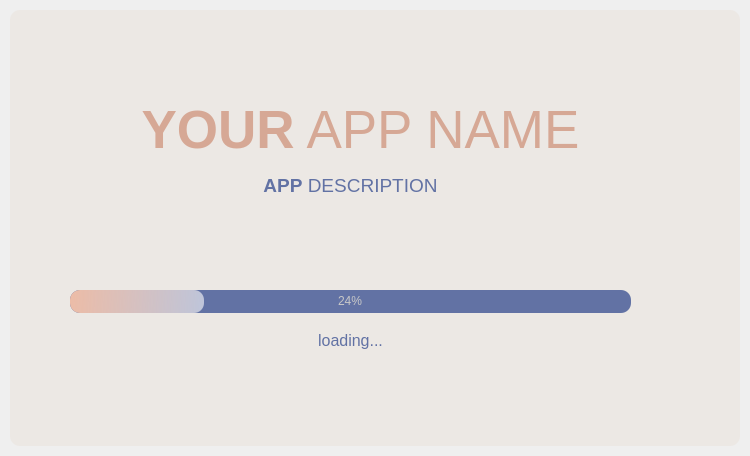
<?xml version="1.0" encoding="UTF-8"?>
<ui version="4.0">
 <class>SplashScreen</class>
 <widget class="QMainWindow" name="SplashScreen">
  <property name="geometry">
   <rect>
    <x>0</x>
    <y>0</y>
    <width>750</width>
    <height>456</height>
   </rect>
  </property>
  <property name="windowTitle">
   <string>MainWindow</string>
  </property>
  <widget class="QWidget" name="centralwidget">
   <layout class="QVBoxLayout" name="verticalLayout">
    <property name="spacing">
     <number>0</number>
    </property>
    <property name="leftMargin">
     <number>10</number>
    </property>
    <property name="topMargin">
     <number>10</number>
    </property>
    <property name="rightMargin">
     <number>10</number>
    </property>
    <property name="bottomMargin">
     <number>10</number>
    </property>
    <item>
     <widget class="QFrame" name="dropShadowFrame">
      <property name="styleSheet">
       <string notr="true">QFrame {	
	background-color: rgb(236, 232, 228);
	color: rgb(236, 188, 167);
	border-radius: 10px;
}</string>
      </property>
      <property name="frameShape">
       <enum>QFrame::StyledPanel</enum>
      </property>
      <property name="frameShadow">
       <enum>QFrame::Raised</enum>
      </property>
      <widget class="QLabel" name="label_title">
       <property name="geometry">
        <rect>
         <x>20</x>
         <y>90</y>
         <width>661</width>
         <height>61</height>
        </rect>
       </property>
       <property name="font">
        <font>
         <family>Segoe UI</family>
         <pointsize>40</pointsize>
        </font>
       </property>
       <property name="styleSheet">
        <string notr="true">color: rgb(214, 168, 149);</string>
       </property>
       <property name="text">
        <string>&lt;strong&gt;YOUR&lt;/strong&gt; APP NAME</string>
       </property>
       <property name="alignment">
        <set>Qt::AlignCenter</set>
       </property>
      </widget>
      <widget class="QLabel" name="label_description">
       <property name="geometry">
        <rect>
         <x>10</x>
         <y>160</y>
         <width>661</width>
         <height>31</height>
        </rect>
       </property>
       <property name="font">
        <font>
         <family>Segoe UI</family>
         <pointsize>14</pointsize>
        </font>
       </property>
       <property name="styleSheet">
        <string notr="true">color: rgb(98, 114, 164);</string>
       </property>
       <property name="text">
        <string>&lt;strong&gt;APP&lt;/strong&gt; DESCRIPTION</string>
       </property>
       <property name="alignment">
        <set>Qt::AlignCenter</set>
       </property>
      </widget>
      <widget class="QProgressBar" name="progressBar">
       <property name="geometry">
        <rect>
         <x>60</x>
         <y>280</y>
         <width>561</width>
         <height>23</height>
        </rect>
       </property>
       <property name="styleSheet">
        <string notr="true">QProgressBar {
	
	background-color: rgb(98, 114, 164);
	color: rgb(200, 200, 200);
	border-style: none;
	border-radius: 10px;
	text-align: center;
}
QProgressBar::chunk{
	border-radius: 10px;
	background-color: qlineargradient(spread:pad, x1:0, y1:0.511364, x2:1, y2:0.523, stop:0 rgba(236, 188, 167, 255), stop:1 rgba(255, 255, 255, 150));
}</string>
       </property>
       <property name="value">
        <number>24</number>
       </property>
      </widget>
      <widget class="QLabel" name="label_loading">
       <property name="geometry">
        <rect>
         <x>10</x>
         <y>320</y>
         <width>661</width>
         <height>21</height>
        </rect>
       </property>
       <property name="font">
        <font>
         <family>Segoe UI</family>
         <pointsize>12</pointsize>
        </font>
       </property>
       <property name="styleSheet">
        <string notr="true">color: rgb(98, 114, 164);</string>
       </property>
       <property name="text">
        <string>loading...</string>
       </property>
       <property name="alignment">
        <set>Qt::AlignCenter</set>
       </property>
      </widget>
     </widget>
    </item>
   </layout>
  </widget>
 </widget>
 <resources/>
 <connections/>
</ui>
